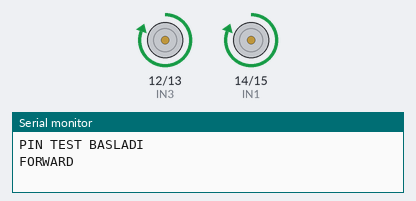
The sketch below on a simulated Arduino Uno, built with avr-gcc and run on an emulated ATmega328P. Parts: motor-driver pin pairs drawn as motors (green arrow = first pin HIGH = forward, orange = second pin HIGH = backward, longer = more drive), the last lines printed to the serial monitor.

Above: at 1.5 s.
At 4.5 s:
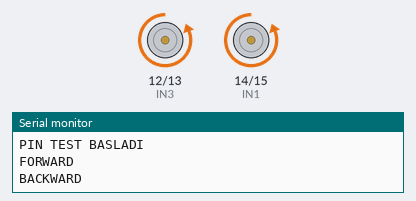
At 7.5 s:
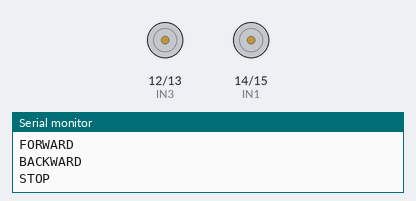
Timing chart, 0 to 11.7 s (numbered marks = the images above):
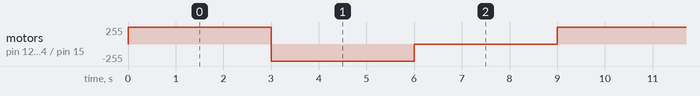

The sketch:

esp_motor_test_yigit.ino
```cpp
//Bu kod her 3 saniyede bir motor yönünü değiştirir.


#define IN1 14
#define IN2 15
#define IN3 12
#define IN4 13

void setup()
{
Serial.begin(115200);

pinMode(IN1, OUTPUT);
pinMode(IN2, OUTPUT);
pinMode(IN3, OUTPUT);
pinMode(IN4, OUTPUT);

Serial.println("PIN TEST BASLADI");
}

void loop()
{

Serial.println("FORWARD");

digitalWrite(IN1, HIGH);
digitalWrite(IN2, LOW);

digitalWrite(IN3, HIGH);
digitalWrite(IN4, LOW);

delay(3000);

Serial.println("BACKWARD");

digitalWrite(IN1, LOW);
digitalWrite(IN2, HIGH);

digitalWrite(IN3, LOW);
digitalWrite(IN4, HIGH);

delay(3000);

Serial.println("STOP");

digitalWrite(IN1, LOW);
digitalWrite(IN2, LOW);

digitalWrite(IN3, LOW);
digitalWrite(IN4, LOW);

delay(3000);

}
```

Measured:
- by itself, motor on pin 12 (IN3) / pin 13 (IN4), motor on pin 14 (IN1) / pin 15 (IN2): repeats every 9.0 s: backward 255/255 3.0 s, stopped 3.0 s, forward 255/255 3.0 s
